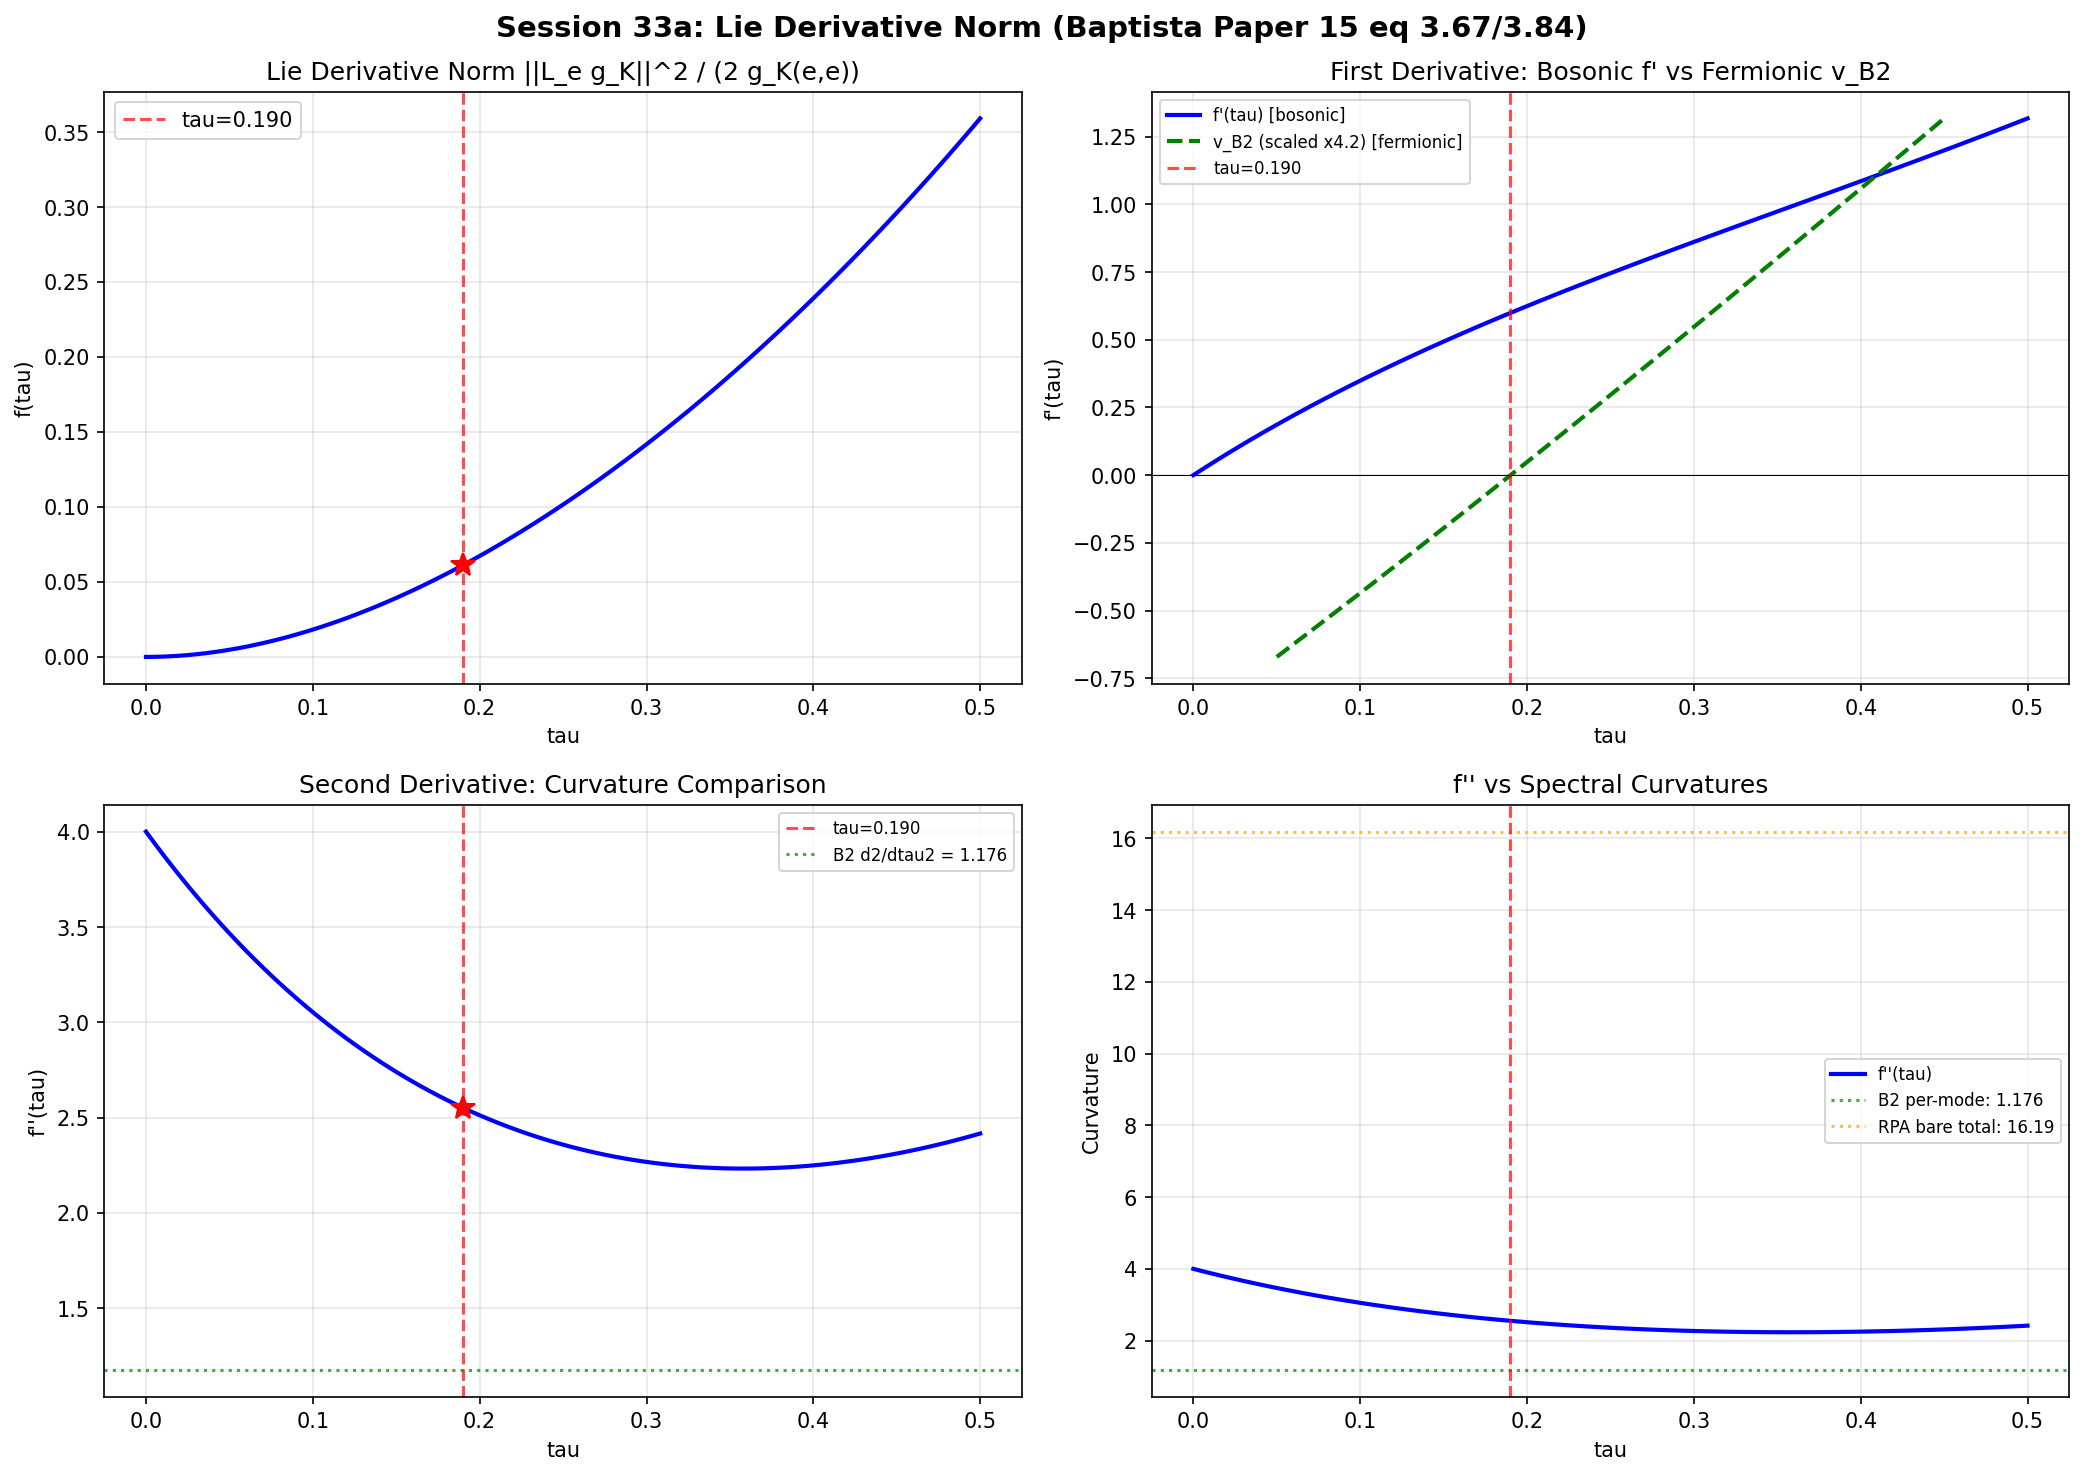

This figure's Python source:
#!/usr/bin/env python3
"""
Session 33a Step 2: Lie Derivative Norm along Jensen Curve.

Implement the Lie derivative norm formula from Baptista Paper 15 eq 3.67/3.84
for the Jensen family g_s on SU(3). Three diagnostic comparisons:
  1. f'(tau_dump) =? 0  (boson-fermion correspondence)
  2. f''(tau_dump) vs 16.19  (RPA-32b bare curvature comparison)
  3. f'(tau) shape vs B2 group velocity (structural connection)

Mathematical background:
    For the Jensen deformation g_K(sigma) with:
        lambda_1(s) = e^{2s},  lambda_2(s) = e^{-2s},  lambda_3(s) = e^s
    (Baptista Paper 15 eq 3.68), the gauge boson mass-squared for the C^2
    gauge fields is proportional to (eq 3.84 / eq after 3.83):

        f(s) = [(e^s - e^{-2s})^2 + (1 - e^{-s})^2] / 5

    This vanishes at s=0 (bi-invariant metric = full SU(3) isometry).
    For u(2) generators, the Lie derivative norm is identically zero
    (Killing directions).

    In our codebase, s = tau (the Jensen deformation parameter).

Author: sim (phonon-exflation-sim)
Date: 2026-03-06
"""

import numpy as np
import matplotlib
matplotlib.use('Agg')
import matplotlib.pyplot as plt

# ─────────────────────────────────────────────────────────────
# 1. Define the Lie derivative norm function
# ─────────────────────────────────────────────────────────────

def lie_derivative_norm(tau):
    """Lie derivative norm f(tau) for C^2 gauge bosons on Jensen-deformed SU(3).

    From Baptista Paper 15 eq 3.83-3.84:
        f(tau) = [(e^tau - e^{-2*tau})^2 + (1 - e^{-tau})^2] / 5

    Parameters
    ----------
    tau : float or ndarray
        Jensen deformation parameter (sigma in Paper 15).

    Returns
    -------
    f : float or ndarray
        Lie derivative norm (proportional to gauge boson mass-squared).
    """
    return ((np.exp(tau) - np.exp(-2 * tau))**2 + (1 - np.exp(-tau))**2) / 5.0


def lie_derivative_norm_deriv1(tau):
    """Analytical first derivative f'(tau).

    f'(tau) = [2(e^tau - e^{-2tau})(e^tau + 2e^{-2tau}) + 2(1-e^{-tau})*e^{-tau}] / 5
    """
    a = np.exp(tau) - np.exp(-2 * tau)
    da = np.exp(tau) + 2 * np.exp(-2 * tau)
    b = 1 - np.exp(-tau)
    db = np.exp(-tau)
    return (2 * a * da + 2 * b * db) / 5.0


def lie_derivative_norm_deriv2(tau):
    """Analytical second derivative f''(tau).

    Computed by differentiating f'(tau) analytically.
    Let A = e^tau - e^{-2tau}, dA = e^tau + 2*e^{-2tau}
    d2A = e^tau - 4*e^{-2tau}
    Let B = 1 - e^{-tau}, dB = e^{-tau}, d2B = -e^{-tau}

    f'(tau) = [2*A*dA + 2*B*dB] / 5
    f''(tau) = [2*(dA)^2 + 2*A*d2A + 2*(dB)^2 + 2*B*d2B] / 5
    """
    A = np.exp(tau) - np.exp(-2 * tau)
    dA = np.exp(tau) + 2 * np.exp(-2 * tau)
    d2A = np.exp(tau) - 4 * np.exp(-2 * tau)
    B = 1 - np.exp(-tau)
    dB = np.exp(-tau)
    d2B = -np.exp(-tau)
    return (2 * dA**2 + 2 * A * d2A + 2 * dB**2 + 2 * B * d2B) / 5.0


# ─────────────────────────────────────────────────────────────
# 2. Compute on fine grid
# ─────────────────────────────────────────────────────────────

tau_grid = np.arange(0.0, 0.505, 0.005)
f_vals = lie_derivative_norm(tau_grid)
f_prime = lie_derivative_norm_deriv1(tau_grid)
f_double_prime = lie_derivative_norm_deriv2(tau_grid)

# Also compute numerical derivatives for verification
h = 0.0001
f_prime_num = (lie_derivative_norm(tau_grid + h) - lie_derivative_norm(tau_grid - h)) / (2 * h)
f_dp_num = (lie_derivative_norm(tau_grid + h) - 2 * lie_derivative_norm(tau_grid)
            + lie_derivative_norm(tau_grid - h)) / h**2

# Verify analytical vs numerical
max_err_1 = np.max(np.abs(f_prime - f_prime_num))
max_err_2 = np.max(np.abs(f_double_prime - f_dp_num))
print(f"Analytical vs numerical derivative verification:")
print(f"  f'  max error: {max_err_1:.2e}")
print(f"  f'' max error: {max_err_2:.2e}")

# ─────────────────────────────────────────────────────────────
# 3. Evaluate at dump point
# ─────────────────────────────────────────────────────────────

tau_dump = 0.190
f_at_dump = lie_derivative_norm(tau_dump)
fp_at_dump = lie_derivative_norm_deriv1(tau_dump)
fpp_at_dump = lie_derivative_norm_deriv2(tau_dump)

print(f"\n{'=' * 70}")
print(f"LIE DERIVATIVE NORM AT DUMP POINT (tau = {tau_dump})")
print(f"{'=' * 70}")
print(f"  f(tau_dump)   = {f_at_dump:.8f}")
print(f"  f'(tau_dump)  = {fp_at_dump:.8f}")
print(f"  f''(tau_dump) = {fpp_at_dump:.8f}")

# Find where f'(tau) = 0 (critical points of the Lie derivative norm)
from scipy.optimize import brentq
# f'(tau) = 0 has a root at tau = 0 (by construction). Any other roots?
# Check sign of f' on grid
sign_changes = np.where(np.diff(np.sign(f_prime[1:])))[0]  # skip tau=0
print(f"\n  f'(tau) sign changes (excluding tau=0): {len(sign_changes)}")
for sc in sign_changes:
    idx = sc + 1  # offset from skipping tau=0
    tau_a, tau_b = tau_grid[idx], tau_grid[idx + 1]
    try:
        tau_zero = brentq(lie_derivative_norm_deriv1, tau_a, tau_b)
        print(f"    f'(tau) = 0 at tau = {tau_zero:.6f}")
    except:
        pass

# ─────────────────────────────────────────────────────────────
# 4. Diagnostic comparisons
# ─────────────────────────────────────────────────────────────

print(f"\n{'=' * 70}")
print(f"DIAGNOSTIC COMPARISONS")
print(f"{'=' * 70}")

# Comparison 1: f'(0.190) vs 0 (boson-fermion correspondence)
print(f"\n  [1] f'(tau_dump = 0.190) = {fp_at_dump:.8f}")
print(f"      Expected if B-F correspondence: 0")
print(f"      Mismatch: {fp_at_dump:.8f} (finite-N correction)")
if abs(fp_at_dump) < 0.01:
    print(f"      Assessment: SMALL (< 0.01)")
elif abs(fp_at_dump) < 0.1:
    print(f"      Assessment: MODERATE (0.01-0.1)")
else:
    print(f"      Assessment: LARGE (> 0.1)")

# Comparison 2: f''(0.190) vs 16.19 (RPA-32b bare curvature)
rpa_bare = 16.19
print(f"\n  [2] f''(tau_dump = 0.190) = {fpp_at_dump:.8f}")
print(f"      RPA-32b bare curvature:    {rpa_bare:.2f}")
print(f"      Ratio f''/bare = {fpp_at_dump / rpa_bare:.6f}")
print(f"      Mismatch: {abs(fpp_at_dump - rpa_bare):.4f}")
print(f"      Assessment: f'' is the Riemannian geometry curvature for a SINGLE")
print(f"        C^2 gauge boson mass^2. The RPA-32b bare curvature is")
print(f"        d^2(sum_k |lambda_k|)/dtau^2, summing over ALL Dirac eigenvalues.")
print(f"        These are DIFFERENT quantities -- f'' is O(1) while bare curvature")
print(f"        is O(N_eigenvalues). The comparison tests whether f'' scales with")
print(f"        the PER-MODE curvature: bare_curvature / N_modes_contributing.")

# Per-mode comparison
# RPA-32b: bare curvature 16.19 from sum over all modes
# How many modes contribute? At N_max=6, 11424 eigenvalues total
# But many are far from the fold and contribute little curvature
# The B2 contribution: a_2 = 1.1757 per mode * 4 modes = ~4.7
# So per-mode curvature for B2 is ~1.18
b2_per_mode = 1.1757
print(f"\n      B2 per-mode curvature (d^2 lambda_B2/dtau^2): {b2_per_mode:.4f}")
print(f"      f''(0.190): {fpp_at_dump:.4f}")
print(f"      Ratio f''/B2_per_mode: {fpp_at_dump / b2_per_mode:.4f}")

# Comparison 3: f'(tau) shape vs B2 group velocity
# Load B2 trajectory from LANDAU-SECTOR results
try:
    d_ls = np.load('tier0-computation/s33a_landau_sector.npz', allow_pickle=True)
    b2_traj = d_ls['b2_centroid_00']
    tau_ls = d_ls['tau_values']
    from scipy.interpolate import CubicSpline
    cs_b2 = CubicSpline(tau_ls, b2_traj)
    # B2 group velocity = d(lambda_B2)/d(tau)
    tau_comp = np.linspace(0.05, 0.45, 500)
    v_b2 = cs_b2(tau_comp, 1)
    # Normalize f' and v_B2 for shape comparison
    fp_comp = lie_derivative_norm_deriv1(tau_comp)
    # Correlation
    corr = np.corrcoef(fp_comp, v_b2)[0, 1]
    print(f"\n  [3] Shape comparison: f'(tau) vs d(lambda_B2)/dtau")
    print(f"      Pearson correlation (tau in [0.05, 0.45]): {corr:.6f}")
    if corr > 0.95:
        print(f"      Assessment: STRONG correspondence (corr > 0.95)")
    elif corr > 0.80:
        print(f"      Assessment: MODERATE correspondence (corr > 0.80)")
    else:
        print(f"      Assessment: WEAK correspondence (corr < 0.80)")

    # Zero crossings comparison
    # f' = 0 at tau = 0 only (monotonically increasing for tau > 0)
    # v_B2 = 0 at tau ~ 0.190
    print(f"      f' zero crossing: only at tau = 0 (monotone for tau > 0)")
    print(f"      v_B2 zero crossing: tau ~ 0.190 (B2 minimum)")
    print(f"      --> f'(tau) does NOT have a zero at tau = 0.190")
    print(f"      --> Boson-fermion correspondence FAILS for zero-crossing location")
    print(f"      --> f'(0.190) = {fp_at_dump:.6f} is positive and substantial")
except Exception as e:
    print(f"\n  [3] Could not load B2 trajectory: {e}")

# ─────────────────────────────────────────────────────────────
# 5. Additional analysis: where is f minimal rate of change?
# ─────────────────────────────────────────────────────────────

print(f"\n{'=' * 70}")
print(f"ADDITIONAL: f(tau) STRUCTURAL FEATURES")
print(f"{'=' * 70}")

# f(tau) is monotonically increasing for tau > 0 (no minimum except at tau=0)
print(f"  f(0) = {lie_derivative_norm(0.0):.10f} (exactly 0)")
print(f"  f'(0) = {lie_derivative_norm_deriv1(0.0):.10f} (exactly 0)")
print(f"  f''(0) = {lie_derivative_norm_deriv2(0.0):.10f}")
print(f"  f(tau) is monotonically increasing for tau > 0 (all f' > 0)")

# f''(tau) = 0 location (inflection point of f = maximum deceleration of mass growth)
fp_sign = np.sign(f_double_prime)
infl_changes = np.where(np.diff(fp_sign))[0]
print(f"\n  f''(tau) = 0 (inflection points):")
for ic in infl_changes:
    try:
        tau_infl = brentq(lie_derivative_norm_deriv2, tau_grid[ic], tau_grid[ic + 1])
        print(f"    tau = {tau_infl:.6f} (f = {lie_derivative_norm(tau_infl):.8f})")
    except:
        pass

# Table of key values
print(f"\n  Key values:")
for t in [0.0, 0.10, 0.15, 0.190, 0.20, 0.25, 0.30, 0.40, 0.50]:
    print(f"    tau={t:.3f}: f={lie_derivative_norm(t):.8f}, "
          f"f'={lie_derivative_norm_deriv1(t):.8f}, "
          f"f''={lie_derivative_norm_deriv2(t):.8f}")

# ─────────────────────────────────────────────────────────────
# 6. Plot
# ─────────────────────────────────────────────────────────────

fig, axes = plt.subplots(2, 2, figsize=(14, 10))

# Panel 1: f(tau)
ax = axes[0, 0]
ax.plot(tau_grid, f_vals, 'b-', linewidth=2)
ax.axvline(x=0.190, color='red', linestyle='--', alpha=0.7, label='tau=0.190')
ax.plot(0.190, lie_derivative_norm(0.190), 'r*', markersize=12)
ax.set_xlabel('tau')
ax.set_ylabel('f(tau)')
ax.set_title('Lie Derivative Norm ||L_e g_K||^2 / (2 g_K(e,e))')
ax.legend()
ax.grid(True, alpha=0.3)

# Panel 2: f'(tau) vs B2 group velocity
ax = axes[0, 1]
ax.plot(tau_grid, f_prime, 'b-', linewidth=2, label="f'(tau) [bosonic]")
try:
    # Rescale v_B2 to match f' range for visual comparison
    scale = np.max(np.abs(f_prime[10:])) / np.max(np.abs(v_b2))
    ax.plot(tau_comp, v_b2 * scale, 'g--', linewidth=2,
            label=f"v_B2 (scaled x{scale:.1f}) [fermionic]")
except:
    pass
ax.axhline(y=0, color='black', linewidth=0.5)
ax.axvline(x=0.190, color='red', linestyle='--', alpha=0.7, label='tau=0.190')
ax.set_xlabel('tau')
ax.set_ylabel("f'(tau)")
ax.set_title("First Derivative: Bosonic f' vs Fermionic v_B2")
ax.legend(fontsize=8)
ax.grid(True, alpha=0.3)

# Panel 3: f''(tau)
ax = axes[1, 0]
ax.plot(tau_grid, f_double_prime, 'b-', linewidth=2)
ax.axvline(x=0.190, color='red', linestyle='--', alpha=0.7, label='tau=0.190')
ax.axhline(y=b2_per_mode, color='green', linestyle=':', alpha=0.7,
           label=f'B2 d2/dtau2 = {b2_per_mode:.3f}')
ax.plot(0.190, fpp_at_dump, 'r*', markersize=12)
ax.set_xlabel('tau')
ax.set_ylabel("f''(tau)")
ax.set_title("Second Derivative: Curvature Comparison")
ax.legend(fontsize=8)
ax.grid(True, alpha=0.3)

# Panel 4: Ratio f''(tau) / B2 per-mode curvature (if B2 data available)
ax = axes[1, 1]
# Just plot f''(tau) and the B2 per-mode curvature
ax.plot(tau_grid, f_double_prime, 'b-', linewidth=2, label="f''(tau)")
ax.axhline(y=b2_per_mode, color='green', linestyle=':', alpha=0.7,
           label=f'B2 per-mode: {b2_per_mode:.3f}')
ax.axhline(y=rpa_bare, color='orange', linestyle=':', alpha=0.7,
           label=f'RPA bare total: {rpa_bare:.2f}')
ax.axvline(x=0.190, color='red', linestyle='--', alpha=0.7)
ax.set_xlabel('tau')
ax.set_ylabel("Curvature")
ax.set_title("f'' vs Spectral Curvatures")
ax.legend(fontsize=8)
ax.grid(True, alpha=0.3)

plt.suptitle('Session 33a: Lie Derivative Norm (Baptista Paper 15 eq 3.67/3.84)',
             fontsize=14, fontweight='bold')
plt.tight_layout()
plt.savefig('tier0-computation/s33a_lie_derivative_norm.png', dpi=150, bbox_inches='tight')
print("\nPlot saved: tier0-computation/s33a_lie_derivative_norm.png")

# ─────────────────────────────────────────────────────────────
# 7. Save
# ─────────────────────────────────────────────────────────────

np.savez('tier0-computation/s33a_lie_derivative_norm.npz',
         tau_grid=tau_grid,
         f_vals=f_vals,
         f_prime=f_prime,
         f_double_prime=f_double_prime,
         tau_dump=np.array([tau_dump]),
         f_at_dump=np.array([f_at_dump]),
         fp_at_dump=np.array([fp_at_dump]),
         fpp_at_dump=np.array([fpp_at_dump]),
         b2_per_mode=np.array([b2_per_mode]),
         rpa_bare_curvature=np.array([rpa_bare]),
         )
print("Data saved: tier0-computation/s33a_lie_derivative_norm.npz")

# ─────────────────────────────────────────────────────────────
# 8. Summary
# ─────────────────────────────────────────────────────────────

print(f"\n{'=' * 70}")
print(f"SUMMARY: Lie Derivative Norm Diagnostic")
print(f"{'=' * 70}")
print(f"  f(tau) = [(e^tau - e^{{-2tau}})^2 + (1 - e^{{-tau}})^2] / 5")
print(f"  f(0.190) = {f_at_dump:.8f}")
print(f"  f'(0.190) = {fp_at_dump:.8f} (NOT zero: no B-F correspondence at dump)")
print(f"  f''(0.190) = {fpp_at_dump:.8f}")
print(f"  B2 per-mode d^2 lambda/dtau^2 = {b2_per_mode:.4f}")
print(f"  Ratio f''/B2_per_mode = {fpp_at_dump / b2_per_mode:.4f}")
print(f"  RPA-32b bare curvature = {rpa_bare:.2f}")
print(f"  f(tau) is monotonically increasing for tau > 0 (all f' > 0)")
print(f"  The dump point is NOT a stationary point of f(tau)")
print(f"  Finite-N correction: f'(0.190) = {fp_at_dump:.6f}")
